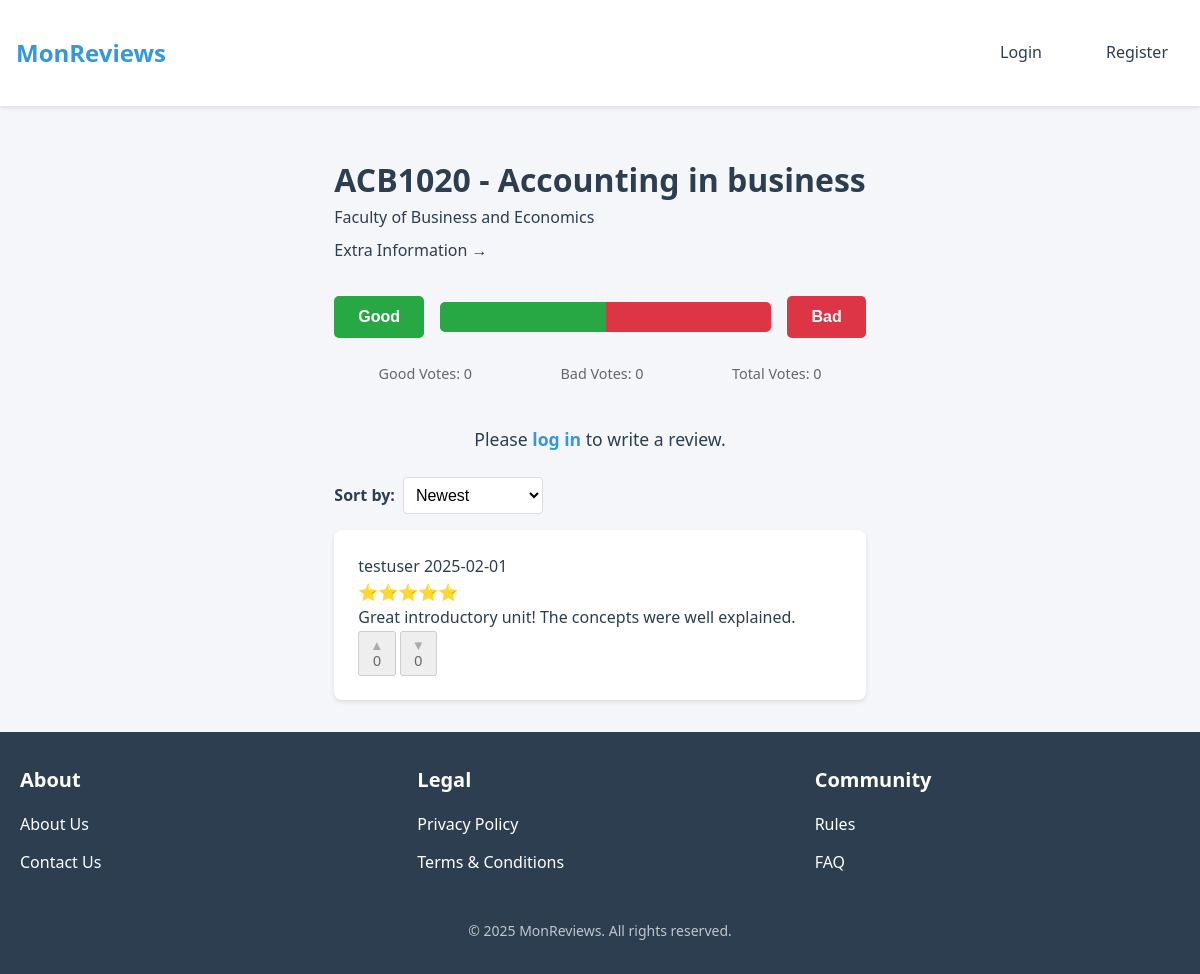
/unit/ACB1020, run on the app's committed database.
### app/models.py (models this page shows, shortened)
class Unit(db.Model):
    id = db.Column(db.Integer, primary_key=True, autoincrement=True)
    code = db.Column(db.String(20), unique=True, nullable=False)
    name = db.Column(db.String(255), nullable=False)
    faculty = db.Column(db.String(255), nullable=False)
    credit_points = db.Column(db.Integer, nullable=False)
    url = db.Column(db.String(500), nullable=False)
    upvotes = db.Column(db.Integer, default=0, nullable=False)
    downvotes = db.Column(db.Integer, default=0, nullable=False)
    @property
    def total_votes(self):
        return self.upvotes + self.downvotes
    reviews = db.relationship('Review', back_populates="unit", lazy='dynamic')

class Review(db.Model):
    id = db.Column(db.Integer, primary_key=True)
    content = db.Column(db.Text, nullable=False)
    rating = db.Column(db.Integer, nullable=False)
    timestamp = db.Column(db.DateTime, default=datetime.utcnow)
    is_anonymous = db.Column(db.Boolean, default=False)
    upvotes = db.Column(db.Integer, default=0)
    downvotes = db.Column(db.Integer, default=0)
    user_id = db.Column(db.Integer, db.ForeignKey('user.id'), nullable=False)
    unit_id = db.Column(db.Integer, db.ForeignKey('unit.id'), nullable=False)
    user = db.relationship("User", back_populates="reviews", foreign_keys=[user_id])
    unit = db.relationship("Unit", back_populates="reviews")
    def has_voted(self, user, vote_type):
        if not user.is_authenticated:
            return False
    def get_vote_status(self, user):
        if not user.is_authenticated:
            return None
        vote = Vote.query.filter_by(
            user_id=user.id,
            review_id=self.id
        ).first()
        return vote.vote_type if vote else None
    def can_edit(self, user):
        if not user.is_authenticated:
            return False
        return user.id == self.user_id # or user.is_admin

class User(UserMixin, db.Model):
    id = db.Column(db.Integer, primary_key=True)
    username = db.Column(db.String(64), unique=True, nullable=False)
    password_hash = db.Column(db.String(128))
    timestamp = db.Column(db.DateTime, default=datetime.utcnow)
    is_verified = db.Column(db.Boolean, default=False)
    reviews = db.relationship("Review", back_populates="user", foreign_keys="Review.user_id")

### app/routes.py (the view, shortened to what this page needs)
@main.route('/unit/<string:code>', methods=['GET', 'POST'])
def unit(code):
    unit = Unit.query.filter_by(code=code).first_or_404()
    page = request.args.get('page', 1, type=int)
    sort = request.args.get('sort', 'newest')
    form = ReviewForm()
    if sort == 'newest':
        reviews = Review.query.filter_by(unit_id=unit.id)\
            .order_by(Review.timestamp.desc())
    elif sort == 'highest_rated':
        reviews = Review.query.filter_by(unit_id=unit.id)\
            .order_by(Review.rating.desc())
    elif sort == 'most_voted':
        reviews = Review.query.filter_by(unit_id=unit.id)\
            .order_by((Review.upvotes - Review.downvotes).desc())
    reviews = reviews.paginate(page=page,
                             per_page=current_app.config['REVIEWS_PER_PAGE'])
    for review in reviews.items:
        review.user_vote = review.get_vote_status(current_user) if current_user.is_authenticated else None
    return render_template('unit.html', unit=unit, reviews=reviews, sort=sort, form=form)

### app/forms.py
class ReviewForm(FlaskForm):
    content = TextAreaField('Review', validators=[DataRequired(), Length(min=10, max=1000)])
    rating = SelectField('Rating', choices=[(str(i), str(i)) for i in range(1, 6)],
                        validators=[DataRequired()])
    anonymous = BooleanField('Post Anonymously')
    submit = SubmitField('Submit Review')

### app/templates/unit.html (shortened to what this page needs)
{% extends "base.html" %}
{% block content %}
    <div class="unit-header">
        <h1>{{ unit.code }} - {{ unit.name }}</h1>
        <p>{{ unit.faculty }}</p>
        <p class="collapsible-header simplistic" onclick="toggleCollapse(this)">
            Extra Information →
        </p>
        <div class="poll-container">
            <div class="poll-bar-container">
                <button
                    id="goodButton"
                    onclick="voteUnit('good')"
                    class="poll-button good-button"
                    {% if not current_user.is_authenticated %}disabled{% endif %}
                >
                    Good
                </button>
                <div class="bar-wrapper">
                    <div id="goodBar" class="bar-left"></div>
                    <div id="badBar" class="bar-right"></div>
                </div>
                <button
                    id="badButton"
                    onclick="voteUnit('bad')"
                    class="poll-button bad-button"
                    {% if not current_user.is_authenticated %}disabled{% endif %}
                >
                    Bad
                </button>
            </div>
            <div class="vote-count">
                <p>Good Votes: <span id="goodVotes">{{ unit.upvotes }}</span></p>
                <p>Bad Votes: <span id="badVotes">{{ unit.downvotes }}</span></p>
                <p>Total Votes: <span id="totalVotes">{{ unit.total_votes }}</span></p>
            </div>
        </div>
            {% if current_user.is_authenticated %}
            <div class="review-form-section">
                <form method="post" class="review-form">
                    {{ form.hidden_tag() }}
                    <div class="form-group rating-group">
                        <div class="star-rating">
                            {% for i in range(1, 6) %}
                                <input type="radio" id="star{{ i }}" name="rating" value="{{ i }}" required
                                       {% if form.rating.data == i %}checked{% endif %}>
                                <label for="star{{ i }}" class="star">&#9733;</label>
                            {% endfor %}
                        </div>
                        {% for error in form.rating.errors %}
                            <span class="error">{{ error }}</span>
                        {% endfor %}
                    </div>
                    <div class="form-group">
                        <textarea id="reviewContent" name="content" class="form-control" rows="3"
                        placeholder="Write your review here!" required>{{ form.content.data if form.content.data else '' }}</textarea>
                        {% for error in form.content.errors %}
                            <span class="error">{{ error }}</span>
                        {% endfor %}
                    </div>
                    <!-- <div class="form-group">
                        <textarea id="reviewContent" name="content" class="form-control" rows="5"
                        placeholder="Write your review here!" required>{{ form.content.data if form.content.data else '' }}</textarea>
                        {% for error in form.content.errors %}
                            <span class="error">{{ error }}</span>
                        {% endfor %}
                    </div> -->
                    <div class="form-group anonymous-group">
                        <div class="checkbox-container">
                            {{ form.anonymous() }} {{ form.anonymous.label }}
                        </div>
                    </div>
                    <div class="form-group">
                        {{ form.submit(class="btn btn-primary") }}
                    </div>
                </form>
            </div>
            {% else %}
            <div class="login-prompt">
                <p>Please <a href="{{ url_for('auth.login') }}">log in</a> to write a review.</p>
            </div>
            {% endif %}
        <div class="sort-container">
            <label for="sortDropdown">Sort by:</label>
            <select id="sortDropdown" class="sort-dropdown">
            <option value="{{ url_for('main.unit', code=unit.code, sort='newest') }}"
                    {% if sort == 'newest' %}selected{% endif %}>Newest</option>
            </select>
        </div>
    </div>
    <div class="reviews-section">
        {% for review in reviews.items %}
            <div class="review-card">
                <div class="review-header">
                    <span class="review-author">
                        {% if review.is_anonymous %}
                            Anonymous
                        {% elif review.user %}
                            {{ review.user.username }}
                        {% else %}
                            Deleted User
                        {% endif %}
                    </span>
                    <span class="review-date">{{ review.timestamp.strftime('%Y-%m-%d') }}</span>
                </div>
                <div class="review-rating">
                    {% for _ in range(review.rating) %}⭐{% endfor %}
                </div>
                <div class="review-content">
                    {{ review.content }}
                </div>
            <div class="review-votes"
            data-review-id="{{ review.id }}"
            data-upvotes="{{ review.upvotes }}"
            data-downvotes="{{ review.downvotes }}"
            data-user-vote="{{ review.get_vote_status(current_user) }}">
            <button onclick="voteReview('{{ review.id }}', 'up')" class="vote-btn upvote {% if review.has_voted(current_user, 'up') %}active{% endif %}"{% if not current_user.is_authenticated %}disabled{% endif %}>
                ▲ <span id="upvotes-{{ review.id }}" class="vote-count">{{ review.upvotes }}</span>
            </button>
            <button onclick="voteReview('{{ review.id }}', 'down')" class="vote-btn downvote downvote {% if review.has_voted(current_user, 'down') %}active{% endif %}"{% if not current_user.is_authenticated %}disabled{% endif %}>
                ▼ <span id="downvotes-{{ review.id }}" class="vote-count">{{ review.downvotes }}</span>
            </button>
            </div>
            </div>
        {% endfor %}
    </div>
{% endblock %}

### app/static/css/style.css (style rules this page uses)
:root { --primary-color: #3498db; --secondary-color: #2980b9; --background-color: #f5f6fa; --text-color: #2c3e50; --border-color: #dcdde1; --success-color: #2ecc71; --error-color: #e74c3c; }
* { margin: 0; padding: 0; box-sizing: border-box; }
html, body { width: 100%; overflow-x: hidden; font-family: 'Segoe UI', Tahoma, Geneva, Verdana, sans-serif; line-height: 1.6; color: var(--text-color); background-color: var(--background-color); }
.vote-btn { padding: 5px 10px; cursor: pointer; transition: color 0.2s; }
button:disabled { cursor: default; }

### app/static/css/poll.css (style rules this page uses)
.poll-container { margin: 2rem 0; text-align: center; }
.poll-bar-container { display: flex; align-items: center; justify-content: space-between; gap: 1rem; margin-bottom: 1rem; }
.poll-button { font-size: 1rem; font-weight: bold; padding: 0.75rem 1.5rem; border: none; border-radius: 5px; cursor: pointer; transition: transform 0.2s ease, box-shadow 0.2s ease; }
.good-button { background-color: #28a745; color: #fff; }
.bad-button { background-color: #dc3545; color: #fff; }
.bar-wrapper { position: relative; flex: 1; height: 30px; background-color: #e9ecef; border-radius: 5px; overflow: hidden; }
.bar-left, .bar-right { position: absolute; top: 0; height: 100%; transition: width 0.3s ease; }
.bar-left { left: 0; background-color: #28a745; width: 50%; }
.bar-right { right: 0; background-color: #dc3545; width: 50%; }
.vote-count { display: flex; justify-content: space-around; font-size: 0.9rem; color: #666; }
.vote-count p { margin: 0.5rem 0; }

### app/static/css/unitcontainer.css (style rules this page uses)
.unit-card, .review-card, .stats-card { background: white; border-radius: 8px; padding: 1.5rem; margin-bottom: 1rem; box-shadow: 0 2px 4px rgba(0, 0, 0, 0.1); max-width: 100%; }

### app/static/css/footer.css (style rules this page uses)
html, body { height: 100%; margin: 0; display: flex; flex-direction: column; }

### app/static/css/dropdown.css (style rules this page uses)
.sort-container { display: flex; align-items: center; margin-bottom: 1rem; }
.sort-container label { margin-right: 0.5rem; font-weight: bold; color: var(--text-color); }
.sort-dropdown { padding: 0.5rem; font-size: 1rem; border: 1px solid var(--border-color); border-radius: 4px; background-color: white; cursor: pointer; transition: border-color 0.3s ease; }
.sort-dropdown option { padding: 0.5rem; background-color: white; color: var(--text-color); }

### app/static/css/collapsible.css (style rules this page uses)
.collapsible-header { display: flex; justify-content: space-between; align-items: center; padding: 0.75rem 1rem; font-size: 1rem; font-weight: bold; color: var(--text-color); background-color: var(--background-color); border: none; cursor: pointer; transition: background-color 0.3s ease; }
.sort-container { margin-top: 1.5rem; display: flex; align-items: center; }
.sort-container label { margin-right: 0.5rem; font-weight: bold; color: var(--text-color); }
.sort-dropdown { padding: 0.5rem; font-size: 1rem; border: 1px solid var(--border-color); border-radius: 4px; background-color: white; cursor: pointer; transition: border-color 0.3s ease; }
.collapsible-header.simplistic { margin-top: 0.5rem; font-size: 1rem; color: var(--text-color); cursor: pointer; transition: color 0.3s ease; padding: 0; background-color: transparent; border: none; font-weight: normal; }

### app/static/css/review.css (style rules this page uses)
.login-prompt { margin-top: 2rem; text-align: center; font-size: 1.1rem; color: var(--text-color); }
.login-prompt a { color: var(--primary-color); text-decoration: none; font-weight: bold; }

### data on the page
Unit: code "ACB1020", name "Accounting in business", faculty "Faculty of Business and Economics", upvotes "0", downvotes "0", total_votes "0"
Review: user.username "testuser", timestamp "2025-02-01", content "Great introductory unit! The concepts were well explained.", upvotes "0", downvotes "0"
